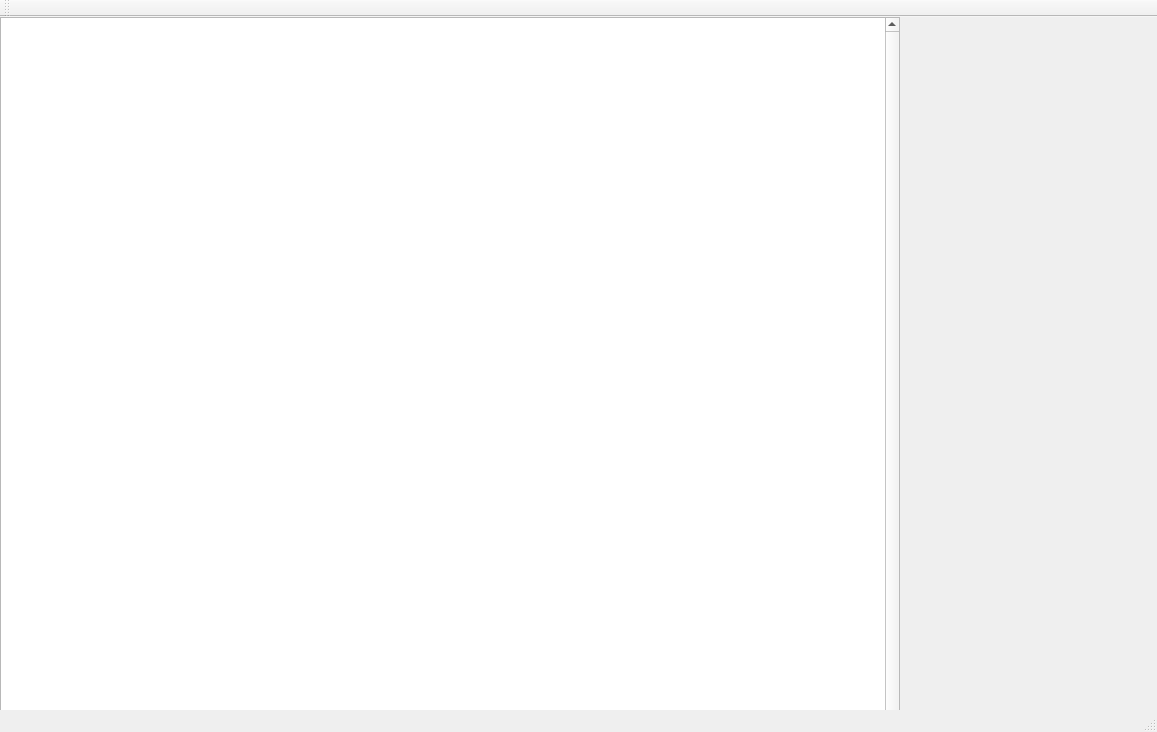
<?xml version="1.0" encoding="UTF-8"?>
<ui version="4.0">
 <class>MainWindow</class>
 <widget class="QMainWindow" name="MainWindow">
  <property name="geometry">
   <rect>
    <x>0</x>
    <y>0</y>
    <width>1157</width>
    <height>732</height>
   </rect>
  </property>
  <property name="windowTitle">
   <string>MainWindow</string>
  </property>
  <widget class="QWidget" name="centralWidget">
   <widget class="QGraphicsView" name="graphicsView">
    <property name="geometry">
     <rect>
      <x>0</x>
      <y>0</y>
      <width>900</width>
      <height>750</height>
     </rect>
    </property>
    <property name="sizePolicy">
     <sizepolicy hsizetype="Maximum" vsizetype="Maximum">
      <horstretch>0</horstretch>
      <verstretch>0</verstretch>
     </sizepolicy>
    </property>
    <property name="verticalScrollBarPolicy">
     <enum>Qt::ScrollBarAlwaysOn</enum>
    </property>
    <property name="horizontalScrollBarPolicy">
     <enum>Qt::ScrollBarAlwaysOn</enum>
    </property>
   </widget>
  </widget>
  <widget class="QMenuBar" name="menuBar">
   <property name="geometry">
    <rect>
     <x>0</x>
     <y>0</y>
     <width>1157</width>
     <height>21</height>
    </rect>
   </property>
  </widget>
  <widget class="QToolBar" name="mainToolBar">
   <attribute name="toolBarArea">
    <enum>TopToolBarArea</enum>
   </attribute>
   <attribute name="toolBarBreak">
    <bool>false</bool>
   </attribute>
  </widget>
  <widget class="QStatusBar" name="statusBar"/>
 </widget>
 <layoutdefault spacing="6" margin="11"/>
 <resources/>
 <connections/>
</ui>
